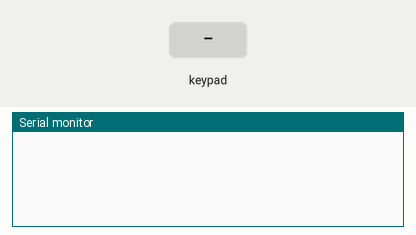
Simulated run of this sketch. Board: Arduino Mega 2560, built with avr-gcc and run on an emulated ATmega2560. On the bench: the last lines printed to the serial monitor. The inputs (shaded band) are chosen by the test bench.

Above: at 1.2 s.
1.3 s: key '1' pressed
At 1.6 s:
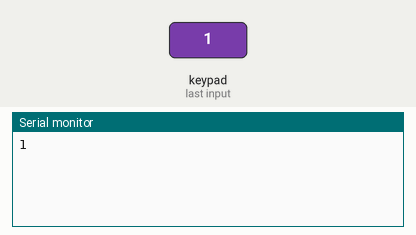
2.8 s: keypad keys 3 6 3 4 3 2 3 0 # pressed 0.4 s apart
At 6.7 s:
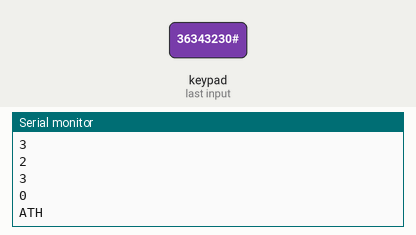
7.9 s: key 'A' pressed
At 9.1 s:
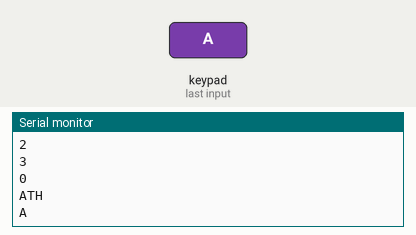
9.4 s: keypad keys 3 6 3 4 3 2 3 0 * pressed 0.4 s apart
At 14.0 s:
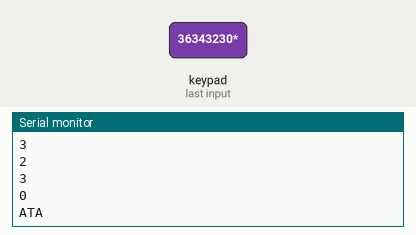
14.5 s: key 'B' pressed
At 15.3 s:
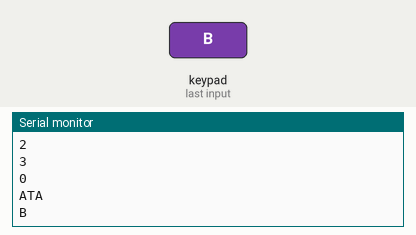
16.0 s: keypad keys 3 6 3 4 3 2 3 0 D pressed 0.4 s apart
At 20.0 s:
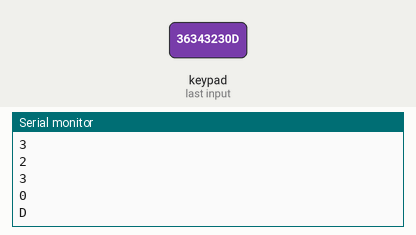
Timing chart, 0 to 21.5 s (numbered marks = the images above; inputs shaded):
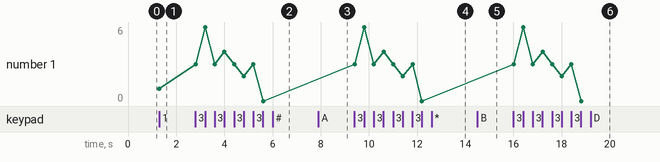

Measured:
- after the input at 1.3 s, the serial monitor: prints a new line at once (image 1)
- after the input at 2.8 s, the serial monitor: prints a new line at once (image 2)
- after the input at 7.9 s, the serial monitor: prints a new line at once (image 3)
- after the input at 9.4 s, the serial monitor: prints a new line at once (image 4)
- after the input at 14.5 s, the serial monitor: prints a new line at once (image 5)
- after the input at 16.0 s, the serial monitor: prints a new line at once (image 6)
- plotted number 1: 1 → 0 after the input at 2.8 s

The sketch:

teclado.ino
```cpp
#include <Keypad.h>

const byte rowsCount = 4;
const byte columsCount = 4;

char keys[rowsCount][columsCount] = {
   { '1','2','3', 'A' },
   { '4','5','6', 'B' },
   { '7','8','9', 'C' },
   { '*','0','#', 'D' }
};

byte rowPins[rowsCount] = { 36, 34, 32, 30 };
byte columnPins[columsCount] = { 28, 26, 24, 22 };

Keypad keypad = Keypad(makeKeymap(keys), rowPins, columnPins, rowsCount, columsCount);

void setup() {
   Serial.begin(115200);
}

void loop() {
   char key = keypad.getKey();

   if (key) {
      if (key == '*'){
        Serial.println("ATA");}
      else{
        if (key == '#'){
        Serial.println("ATH");}
        else{Serial.println(key);}}

   }
}
```
